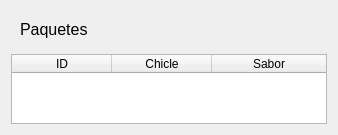
                <widget class="QWidget" name="tbProduct_6">
                 <layout class="QVBoxLayout" name="verticalLayout_21">
                  <item>
                   <widget class="QWidget" name="widget_22" native="true">
                    <layout class="QHBoxLayout" name="horizontalLayout_23">
                     <item>
                      <widget class="QLabel" name="label_18">
                       <property name="font">
                        <font>
                         <pointsize>12</pointsize>
                        </font>
                       </property>
                       <property name="text">
                        <string>Paquetes</string>
                       </property>
                      </widget>
                     </item>
                    </layout>
                   </widget>
                  </item>
                  <item>
                   <widget class="QTableWidget" name="tablePaq">
                    <property name="autoFillBackground">
                     <bool>false</bool>
                    </property>
                    <property name="sizeAdjustPolicy">
                     <enum>QAbstractScrollArea::SizeAdjustPolicy::AdjustToContents</enum>
                    </property>
                    <property name="alternatingRowColors">
                     <bool>false</bool>
                    </property>
                    <property name="selectionBehavior">
                     <enum>QAbstractItemView::SelectionBehavior::SelectRows</enum>
                    </property>
                    <attribute name="horizontalHeaderShowSortIndicator" stdset="0">
                     <bool>false</bool>
                    </attribute>
                    <attribute name="horizontalHeaderStretchLastSection">
                     <bool>true</bool>
                    </attribute>
                    <column>
                     <property name="text">
                      <string>ID</string>
                     </property>
                    </column>
                    <column>
                     <property name="text">
                      <string>Chicle</string>
                     </property>
                    </column>
                    <column>
                     <property name="text">
                      <string>Sabor</string>
                     </property>
                    </column>
                   </widget>
                  </item>
                 </layout>
                </widget>
